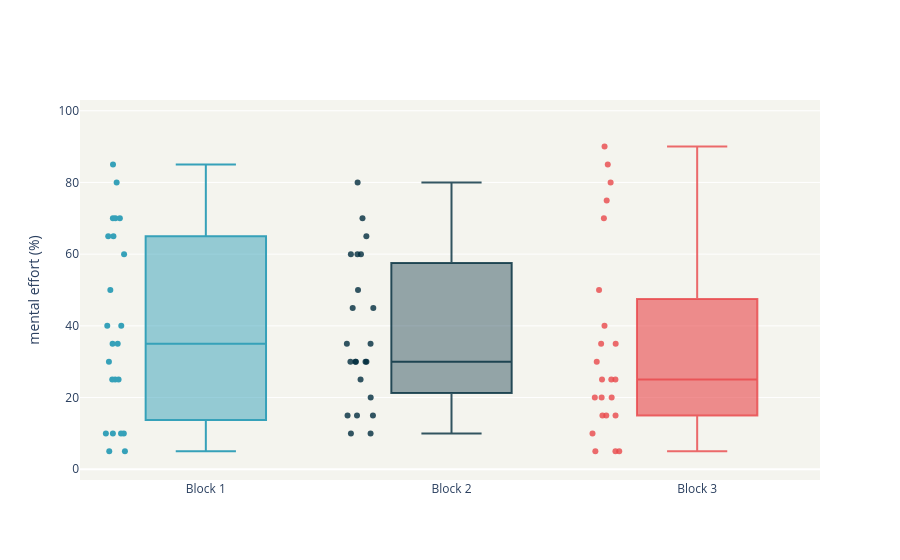

Here is the notebook cell this chart was saved with:
### Code cell
# Interactive chart: filter by block using the legend on the right

# Box plots in Plotly Express, see: https://plotly.com/python/box-plots
# In a box plot created by px.box, the distribution of the column given as y argument is represented.
# If a column name is given as x argument, a box plot is drawn for each value of x.

# Columns: Index / Block / mental effort / physical effort / temporal effort / performance / effort / frustration
data = df_nasa_rtlx.iloc[:,1:8]

# Create per-block views to draw one box trace per block.
b1 = data[data['Block'] == 1]
b2 = data[data['Block'] == 2]
b3 = data[data['Block'] == 3]

fig = go.Figure()
fig.add_trace(go.Box(
    y=b1['mental effort'],
    x=b1['Block'],
    name='Block 1',
    marker_color='rgba(54, 161, 185,1)',
    fillcolor='rgba(54, 161, 185,.5)'
))

fig.add_trace(go.Box(
    y=b2['mental effort'],
    x=b2['Block'],
    name='Block 2',
    marker_color='rgba(0, 44, 61,.8)',
    fillcolor = 'rgba(0, 44, 61,.4)'
))

fig.add_trace(go.Box(
    y=b3['mental effort'],
    x=b3['Block'],
    name='Block 3',
    marker_color='rgba(233, 71, 74,.8)',
    fillcolor = 'rgba(233, 71, 74,.6)'
))

fig.update_traces(boxpoints='all')
fig.update_yaxes(title="mental effort (%)", range=[-3, 103])
fig.update_xaxes(tickprefix='Block ')

fig.update_layout(
    showlegend = False,
    plot_bgcolor = 'rgba(239, 240, 231,.7)'
)

pio.write_image(fig, 'NASA_TLX_mental_effort.pdf')
fig.show()

### Figure 1 — Plotly figure (JSON) as saved in the notebook; plotly's stock layout.template omitted (floating-point values rounded to 4 significant figures)
{"data": [{"boxpoints": "all", "fillcolor": "rgba(54, 161, 185,.5)", "marker": {"color": "rgba(54, 161, 185,1)"}, "name": "Block 1", "type": "box", "x": [1, 1, 1, 1, 1, 1, 1, 1, 1, 1, 1, 1, 1, 1, 1, 1, 1, 1, 1, 1, 1, 1, 1], "y": [25, 10, 65, 25, 40, 25, 70, 80, 70, 85, 65, 5, 50, 35, 5, 35, 10, 10, 70, 30, 40, 10, 60]}, {"boxpoints": "all", "fillcolor": "rgba(0, 44, 61,.4)", "marker": {"color": "rgba(0, 44, 61,.8)"}, "name": "Block 2", "type": "box", "x": [2, 2, 2, 2, 2, 2, 2, 2, 2, 2, 2, 2, 2, 2, 2, 2, 2, 2, 2, 2, 2, 2, 2], "y": [50, 15, 30, 15, 60, 25, 30, 30, 45, 70, 45, 20, 60, 10, 15, 35, 30, 35, 60, 80, 30, 10, 65]}, {"boxpoints": "all", "fillcolor": "rgba(233, 71, 74,.6)", "marker": {"color": "rgba(233, 71, 74,.8)"}, "name": "Block 3", "type": "box", "x": [3, 3, 3, 3, 3, 3, 3, 3, 3, 3, 3, 3, 3, 3, 3, 3, 3, 3, 3, 3, 3, 3, 3], "y": [15, 15, 15, 25, 50, 35, 20, 20, 25, 70, 85, 35, 30, 5, 5, 5, 40, 25, 80, 90, 20, 10, 75]}], "layout": {"plot_bgcolor": "rgba(239, 240, 231,.7)", "showlegend": false, "xaxis": {"tickprefix": "Block "}, "yaxis": {"range": [-3, 103], "title": {"text": "mental effort (%)"}}}}
